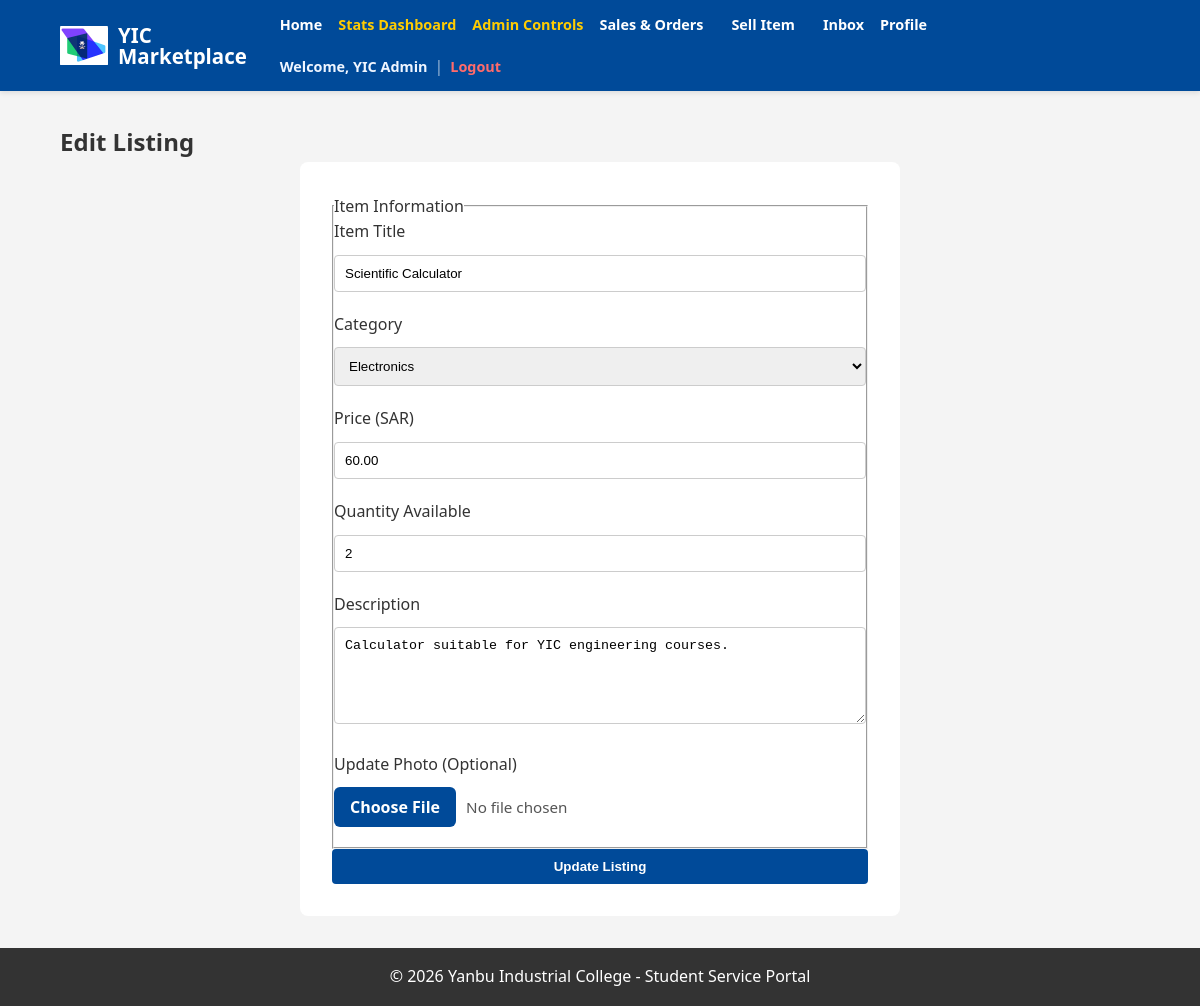
The page /edit_item.php?id=15&redirect=management (signed in) on the database its author committed.
### tables this page shows
CREATE TABLE IF NOT EXISTS `items` (
  `item_id` int NOT NULL AUTO_INCREMENT,
  `seller_id` int NOT NULL,
  `cat_id` int NOT NULL,
  `title` varchar(150) NOT NULL,
  `description` text,
  `price` decimal(10,2) NOT NULL,
  `quantity` int NOT NULL DEFAULT '1',
  `image_path` varchar(255) DEFAULT NULL,
  `status` enum('available','sold') DEFAULT 'available',
  `created_at` timestamp NULL DEFAULT CURRENT_TIMESTAMP,
  PRIMARY KEY (`item_id`),
  KEY `seller_id` (`seller_id`),
  KEY `cat_id` (`cat_id`),
  CONSTRAINT `items_ibfk_1` FOREIGN KEY (`seller_id`) REFERENCES `users` (`user_id`) ON DELETE CASCADE,
  CONSTRAINT `items_ibfk_2` FOREIGN KEY (`cat_id`) REFERENCES `categories` (`cat_id`) ON DELETE CASCADE
);

CREATE TABLE IF NOT EXISTS `categories` (
  `cat_id` int NOT NULL AUTO_INCREMENT,
  `cat_name` varchar(50) NOT NULL,
  PRIMARY KEY (`cat_id`)
);

### classes/Listing.php (called while the page is built, shortened)
<?php
require_once __DIR__ . '/Database.php';
require_once __DIR__ . '/Category.php';
require_once __DIR__ . '/../includes/functions.php';
class Listing
{
    private $pdo;
    public function __construct($pdo = null)
    {
        $this->pdo = $pdo ?: Database::getConnection();
    }
    public function findById($itemId)
    {
        $stmt = $this->pdo->prepare('SELECT * FROM items WHERE item_id = ? LIMIT 1');
        $stmt->execute([(int) $itemId]);
        return $stmt->fetch();
    }
}

### classes/Database.php (called while the page is built)
<?php
class Database
{
    private static $connection = null;
    public static function getConnection()
    {
        if (self::$connection === null) {
            $host = 'localhost';
            $db = 'marketplace_db';
            $user = 'root';
            $pass = '';
            $charset = 'utf8mb4';
            $dsn = "mysql:host=$host;dbname=$db;charset=$charset";
            $options = [
                PDO::ATTR_ERRMODE => PDO::ERRMODE_EXCEPTION,
                PDO::ATTR_DEFAULT_FETCH_MODE => PDO::FETCH_ASSOC,
                PDO::ATTR_EMULATE_PREPARES => false,
            ];
            self::$connection = new PDO($dsn, $user, $pass, $options);
        }
        return self::$connection;
    }
}

### includes/functions.php (called while the page is built, shortened)
<?php
function toEnglishDigits($value) {
    $arabic = ['٠','١','٢','٣','٤','٥','٦','٧','٨','٩'];
    $persian = ['۰','۱','۲','۳','۴','۵','۶','۷','۸','۹'];
    $english = ['0','1','2','3','4','5','6','7','8','9'];
    $value = str_replace($arabic, $english, (string)$value);
    $value = str_replace($persian, $english, $value);
    return $value;
}
function normalizeNumericInput($value, $allowDecimal = false)
{
    $value = toEnglishDigits((string) $value);
    $value = str_replace(['٫', '٬'], ['.', ''], $value);
    return preg_replace('/[^0-9]/', '', $value);
}
function formatEnglishInteger($value)
{
    return toEnglishDigits((string) (int) $value);
}
function e($value)
{
    return htmlspecialchars((string) $value, ENT_QUOTES, 'UTF-8');
}
    ?>

### classes/Category.php (called while the page is built, shortened)
<?php
require_once __DIR__ . '/Database.php';
class Category
{
    private $pdo;
    public function __construct($pdo = null)
    {
        $this->pdo = $pdo ?: Database::getConnection();
    }
    public function getAll()
    {
        $stmt = $this->pdo->query('SELECT cat_id, cat_name FROM categories ORDER BY cat_name ASC');
        return $stmt->fetchAll();
    }
}

### edit_item.php (the view, shortened to what this page needs)
<?php
require_once 'classes/Listing.php';
require_once 'classes/Category.php';
require_once 'includes/functions.php';
$item_id = (int) normalizeNumericInput($_GET['id'] ?? 0);
$listing = new Listing();
$item = $listing->findById($item_id);
$categoryModel = new Category();
$categories = $categoryModel->getAll();
include 'includes/header.php';
?>
<main>
    <section class="form-section">
        <h2>Edit Listing</h2>
        <form action="process_edit_item.php" method="POST" enctype="multipart/form-data" id="edit-item-form">
            <fieldset>
                <legend>Item Information</legend>
                <label for="title">Item Title</label>
                <input type="text" id="title" name="title" required maxlength="150" value="<?php echo e($item['title']); ?>">
                <label for="category">Category</label>
                <select id="category" name="category" required>
                    <?php foreach ($categories as $category): ?>
                        <option value="<?php echo formatEnglishInteger($category['cat_id']); ?>" <?php echo (int) $item['cat_id'] === (int) $category['cat_id'] ? 'selected' : ''; ?>>
                            <?php echo e($category['cat_name']); ?>
                        </option>
                    <?php endforeach; ?>
                </select>
                <label for="price">Price (SAR)</label>
                <input type="text" id="price" name="price" required min="0.01" step="0.01" inputmode="decimal" data-numeric="decimal" pattern="[0-9]+([.][0-9]+)?" autocomplete="off" value="<?php echo e(toEnglishDigits($item['price'])); ?>">
                <label for="quantity">Quantity Available</label>
                <input type="text" id="quantity" name="quantity" required min="0" step="1" inputmode="numeric" data-numeric="integer" pattern="[0-9]+" autocomplete="off" value="<?php echo formatEnglishInteger($item['quantity']); ?>">
                <label for="description">Description</label>
                <textarea id="description" name="description" rows="5"><?php echo e($item['description']); ?></textarea>
                <label for="image">Update Photo (Optional)</label>
                <div class="custom-file-upload">
                    <label for="image" class="file-upload-btn">Choose File</label>
                    <span class="file-upload-name" data-default="No file chosen">No file chosen</span>
                </div>
            </fieldset>
            <button type="submit" class="submit-btn">Update Listing</button>
        </form>
    </section>
</main>
<?php include 'includes/footer.php'; ?>

### assets/css/style.css (style rules this page uses)
:root { --primary-color: #004a99; --secondary-color: #f4f4f4; --text-color: #333; --white: #ffffff; --danger: #d9534f; --success: #5cb85c; }
* { margin: 0; padding: 0; box-sizing: border-box; }
body { font-family: 'Segoe UI', Tahoma, Geneva, Verdana, sans-serif; line-height: 1.6; background-color: var(--secondary-color); color: var(--text-color); display: flex; flex-direction: column; min-height: 100vh; }
main { flex: 1; padding: 2rem 5%; max-width: 1200px; margin: 0 auto; width: 100%; }
form { background: var(--white); padding: 2rem; border-radius: 8px; max-width: 600px; margin: 0 auto; }
input, select, textarea { width: 100%; padding: 10px; margin: 10px 0 20px; border: 1px solid #ccc; border-radius: 4px; }
.secondary-btn, .submit-btn, .btn-primary, .success-btn, button { background: var(--primary-color); color: white; border: 0; border-radius: 4px; cursor: pointer; font-weight: bold; padding: 10px 16px; }
.submit-btn, .btn-primary { width: 100%; }
.custom-file-upload { display: flex; align-items: center; gap: 10px; margin: 10px 0 20px; }
.file-upload-btn { display: inline-flex; align-items: center; justify-content: center; min-height: 40px; padding: 0 16px; margin: 0; border-radius: 6px; background: var(--primary-color); color: #ffffff; font-weight: 700; cursor: pointer; }
.file-upload-name { color: #555; font-size: 0.95rem; overflow-wrap: anywhere; }

### rows shown on the page
items: title "Scientific Calculator", category "Electronics", price "60.00", quantity "2", description "Calculator suitable for YIC engineering courses."

### other values the page prints
$display_name "YIC Admin"
